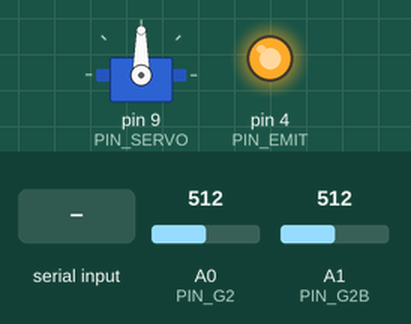
Simulated run of this sketch. Board: Arduino Uno, built with avr-gcc and run on an emulated ATmega328P. Shown: servo, output pins drawn as LEDs (lit = HIGH). Inputs (shaded band) come from the test bench; at power-on: A0 (PIN_G2) = 512, A1 (PIN_G2B) = 512. What the sketch prints to the serial monitor is not drawn.

Above: at 1.6 s.
1.7 s: "k" received over Serial
3.2 s: "c" received over Serial
Timing chart, 0 to 6.2 s (numbered marks = the images above; inputs shaded):
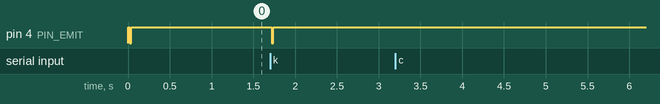

Measured:
- after the input at 1.7 s, pin 4 (PIN_EMIT): HIGH → LOW at once, → HIGH 0.02 s later
- after the input at 3.2 s, every drawn part: stays the same

The sketch:

b3_door.ino
```cpp
// 3단계 시험 — UNO 2 + 입구 문 서보 1개 + 문 빔 2개 (회로 시험용, 펌웨어 아님) — 서현 CAP-AI-33
// 연결: 서보 허브 S2 신호 ← D9, 서보 전원은 허브(+5V_B), EMIT_EN D4
//       문 빔 G2 → A0, G2b → A1 (11/06 21시: 낱개 IR LED + 포토TR — +5V_B → 220 Ω → LED → Q4, +5V_B → 포토TR C·E → 핀 + 10 kΩ → GND)
//       아날로그로 읽고, 켤 때 자가 시험으로 문턱값 = (송신 켬 값 + 끔 값) / 2
// 규칙 (A2 문닫기): 두 빔 모두 0.2 s 비어야 닫기 시작 / 닫는 중 하나라도 막히면 바로 다시 열기 / 3번 실패 → BLOCKED
// 확인: 켤 때 "SELFTEST OK" (아니면 LED 방향·햇빛 확인), 'c' 닫기, 'o' 열기, 'k' 다시 자가 시험. ① 빔을 막은 채 'c' → "WAIT" (안 닫힘) ② 닫는 중 손가락으로 빔을 끊으면 "REOPEN"
#include <Servo.h>
const int PIN_SERVO = 9, PIN_G2 = A0, PIN_G2B = A1, PIN_EMIT = 4;
int thr2 = 512, thr2b = 512;               // 문턱값 (calibrate()에서 정함)
const int ANG_OPEN = 90, ANG_CLOSED = 0;   // [실물에서 맞춤] 문 열림·닫힘 각도
const int STEP_DEG = 2, STEP_MS = 20;      // 닫는 속도 약 100 °/s
Servo door;
int pos = ANG_OPEN;

bool beamsClear() { return analogRead(PIN_G2) > thr2 && analogRead(PIN_G2B) > thr2b; }   // 빛 받으면 높음

bool calibrate() {                          // 자가 시험 + 문턱값: 차이가 200 (약 1 V) 못 되면 실패 (햇빛이 들거나 LED·포토TR 방향 틀림)
  digitalWrite(PIN_EMIT, HIGH); delay(20);
  int on2 = analogRead(PIN_G2), on2b = analogRead(PIN_G2B);
  digitalWrite(PIN_EMIT, LOW); delay(20);
  int off2 = analogRead(PIN_G2), off2b = analogRead(PIN_G2B);
  digitalWrite(PIN_EMIT, HIGH);
  thr2 = (on2 + off2) / 2; thr2b = (on2b + off2b) / 2;
  Serial.print(F("CAL G2 on/off ")); Serial.print(on2); Serial.print('/'); Serial.print(off2);
  Serial.print(F("  G2b ")); Serial.print(on2b); Serial.print('/'); Serial.println(off2b);
  bool ok = (on2 - off2 > 200) && (on2b - off2b > 200);
  Serial.println(ok ? F("SELFTEST OK") : F("SELFTEST FAIL"));
  return ok;
}

bool clearFor(unsigned long ms) {
  unsigned long t0 = millis();
  while (millis() - t0 < ms) { if (!beamsClear()) return false; }
  return true;
}

void openDoor() {
  door.attach(PIN_SERVO);
  door.write(ANG_OPEN); pos = ANG_OPEN;
  delay(400);
  door.detach();                            // 열려 있을 때는 힘 빼기 (전류·떨림 줄임)
  Serial.println(F("OPEN"));
}

bool closeDoor() {
  for (int tries = 1; tries <= 3; tries++) {
    unsigned long t0 = millis();
    while (!clearFor(200)) {                // 두 빔 모두 0.2 s 빌 때까지
      if (millis() - t0 > 10000) { Serial.println(F("WAIT timeout")); return false; }
      Serial.println(F("WAIT"));
      delay(100);
    }
    door.attach(PIN_SERVO);
    bool ok = true;
    for (int a = pos; a >= ANG_CLOSED; a -= STEP_DEG) {
      if (!beamsClear()) { ok = false; break; }   // 닫는 중 막힘 → 다시 열기
      door.write(a); pos = a;
      delay(STEP_MS);
    }
    if (ok) { Serial.println(F("CLOSED")); return true; }
    door.write(ANG_OPEN); pos = ANG_OPEN;
    Serial.print(F("REOPEN try=")); Serial.println(tries);
    delay(1000);
  }
  Serial.println(F("BLOCKED"));
  return false;
}

void setup() {
  Serial.begin(115200);
  pinMode(PIN_EMIT, OUTPUT); digitalWrite(PIN_EMIT, HIGH);
  calibrate();
  openDoor();
  Serial.println(F("b3_door: 'c' close, 'o' open"));
}

void loop() {
  if (!Serial.available()) return;
  char c = Serial.read();
  if (c == 'c') closeDoor();
  if (c == 'o') openDoor();
  if (c == 'k') calibrate();
}
```
